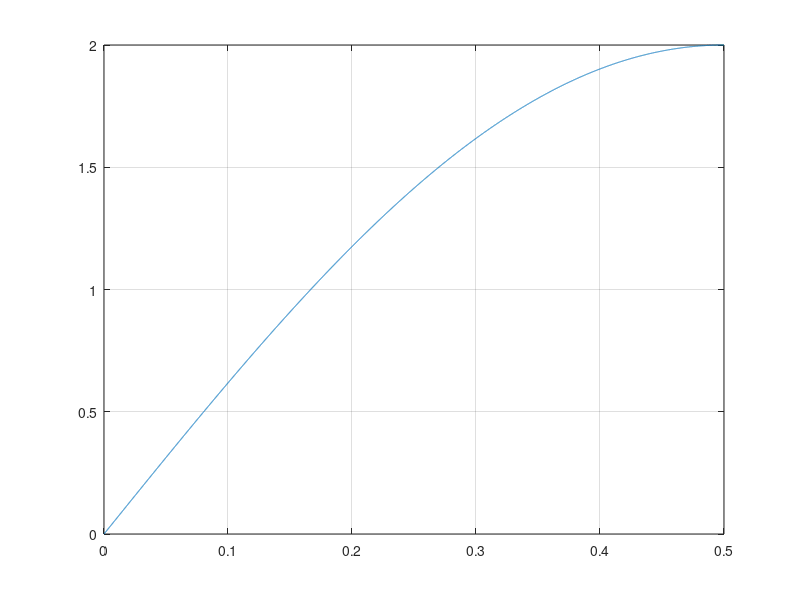

MATLAB code for this plot:
clear all; clc; close all;


%% Params
ord = 6;
w = hamming(ord+1);
%%



lower = -ord/2;
upper = ord/2;
b = zeros(ord+1,1);
n = [lower:upper];
%disp(n)
for i = 0:ord
    if (n(i+1)==0) 
        continue
    end
    b(i+1) = cos(n(i+1)*pi) / (n(i+1));
    % note ideal differentiator = cos function
end
disp("b koeffizienten")
disp(b')

disp("window")
disp(w');

disp("b koeffizienten mit window")
disp((w.*b)');

[H,f] = freqz([1 -1], 1, 10000, 1);
plot(f,abs(H)); grid;
